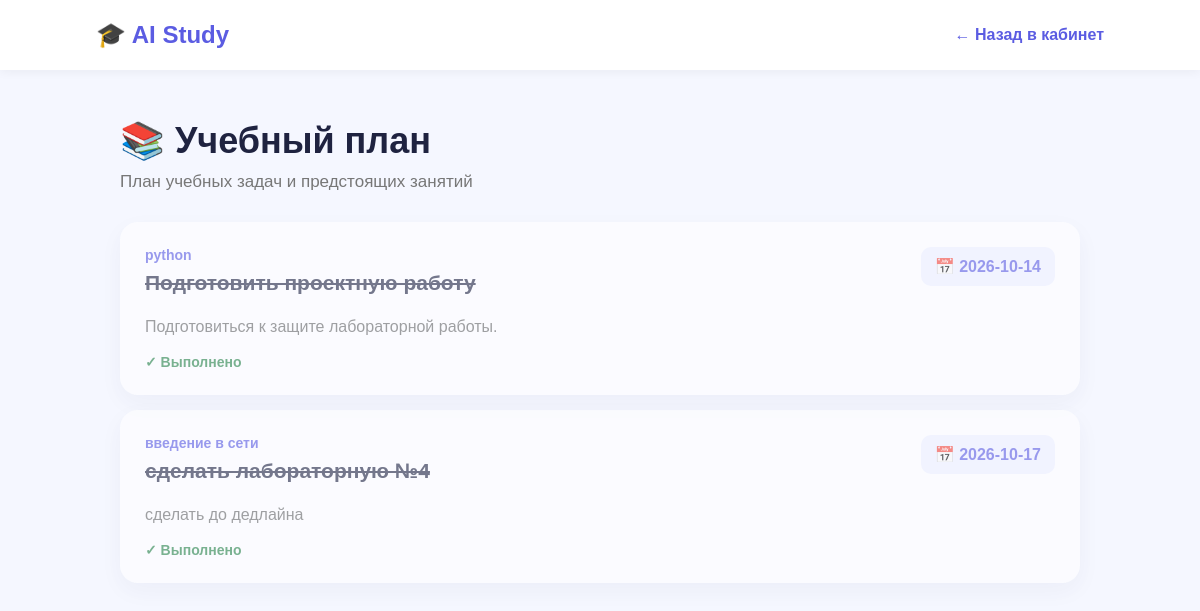
The page /study_plan (signed in) on the database its author committed.
### tables this page shows
CREATE TABLE tasks (
            id INTEGER PRIMARY KEY AUTOINCREMENT,
            user_id INTEGER NOT NULL,
            title TEXT NOT NULL,
            subject TEXT NOT NULL,
            description TEXT,
            deadline TEXT,
            completed INTEGER DEFAULT 0,
            FOREIGN KEY (user_id) REFERENCES users(id)
        );

### app.py (the view)
@app.route("/study_plan")
def study_plan():
    if "user_id" not in session:
        return redirect(url_for("login"))
    conn = get_db()
    tasks = conn.execute(
        """
        SELECT *
        FROM tasks
        WHERE user_id = ?
        ORDER BY completed ASC, deadline ASC
        """,
        (session["user_id"],)
    ).fetchall()
    conn.close()
    return render_template(
        "study_plan.html",
        name=session["user_name"],
        tasks=tasks
    )

### app.py (called while the page is built)
def get_db():
    conn = sqlite3.connect("database.db")
    conn.row_factory = sqlite3.Row
    return conn

### templates/study_plan.html (shortened to what this page needs)
<!DOCTYPE html>
<html lang="ru">
<head>
</head>
<body>
<header>
    <div class="logo">
        🎓 AI Study
    </div>
    <a href="/dashboard" class="back">
        ← Назад в кабинет
    </a>
</header>
<main>
    <div class="title">
        <h1>
            📚 Учебный план
        </h1>
        <p>
            План учебных задач и предстоящих занятий
        </p>
    </div>
    {% if tasks %}
    <div class="plan">
        {% for task in tasks %}
        <div class="task {% if task['completed'] == 1 %}completed{% endif %}">
            <div class="task-top">
                <div>
                    <div class="subject">
                        {{ task['subject'] }}
                    </div>
                    <h2>
                        {{ task['title'] }}
                    </h2>
                </div>
                {% if task['deadline'] %}
                <div class="date">
                    📅 {{ task['deadline'] }}
                </div>
                {% endif %}
            </div>
            {% if task['description'] %}
            <div class="description">
                {{ task['description'] }}
            </div>
            {% endif %}
            {% if task['completed'] == 1 %}
            <div class="status done">
                ✓ Выполнено
            </div>
            {% else %}
            <div class="status active">
                ⏳ Запланировано
            </div>
            {% endif %}
        </div>
        {% endfor %}
    </div>
    {% endif %}
</main>
</body>
</html>

### templates/study_plan.html (style rules this page uses)
* { margin: 0; padding: 0; box-sizing: border-box; }
body { font-family: Arial, sans-serif; background: #f5f7ff; color: #1f2340; }
header { height: 70px; background: white; display: flex; align-items: center; justify-content: space-between; padding: 0 8%; box-shadow: 0 2px 10px rgba(0, 0, 0, 0.05); }
.logo { font-size: 24px; font-weight: bold; color: #5b5ce2; }
.back { color: #5b5ce2; text-decoration: none; font-weight: bold; }
main { max-width: 1000px; margin: 50px auto; padding: 0 20px; }
.title { margin-bottom: 30px; }
.title h1 { font-size: 36px; margin-bottom: 10px; }
.title p { color: #777; font-size: 17px; }
.plan { display: flex; flex-direction: column; gap: 15px; }
.task { background: white; padding: 25px; border-radius: 18px; box-shadow: 0 8px 25px rgba(50, 50, 100, 0.08); }
.task-top { display: flex; justify-content: space-between; align-items: flex-start; gap: 20px; }
.subject { color: #5b5ce2; font-size: 14px; font-weight: bold; margin-bottom: 8px; }
.task h2 { font-size: 21px; margin-bottom: 10px; }
.description { color: #666; line-height: 1.5; margin-top: 10px; }
.date { background: #f0f1ff; color: #5b5ce2; padding: 10px 14px; border-radius: 10px; font-weight: bold; white-space: nowrap; }
.status { margin-top: 15px; font-size: 14px; font-weight: bold; }
.done { color: #278348; }
.completed { opacity: 0.6; }
.completed h2 { text-decoration: line-through; }

### rows shown on the page
tasks: subject "python", title "Подготовить проектную работу", deadline "2026-10-14", description "Подготовиться к защите лабораторной работы.", completed "✓ Выполнено"
tasks: subject "введение в сети", title "сделать лабораторную №4", deadline "2026-10-17", description "сделать до дедлайна", completed "✓ Выполнено"
